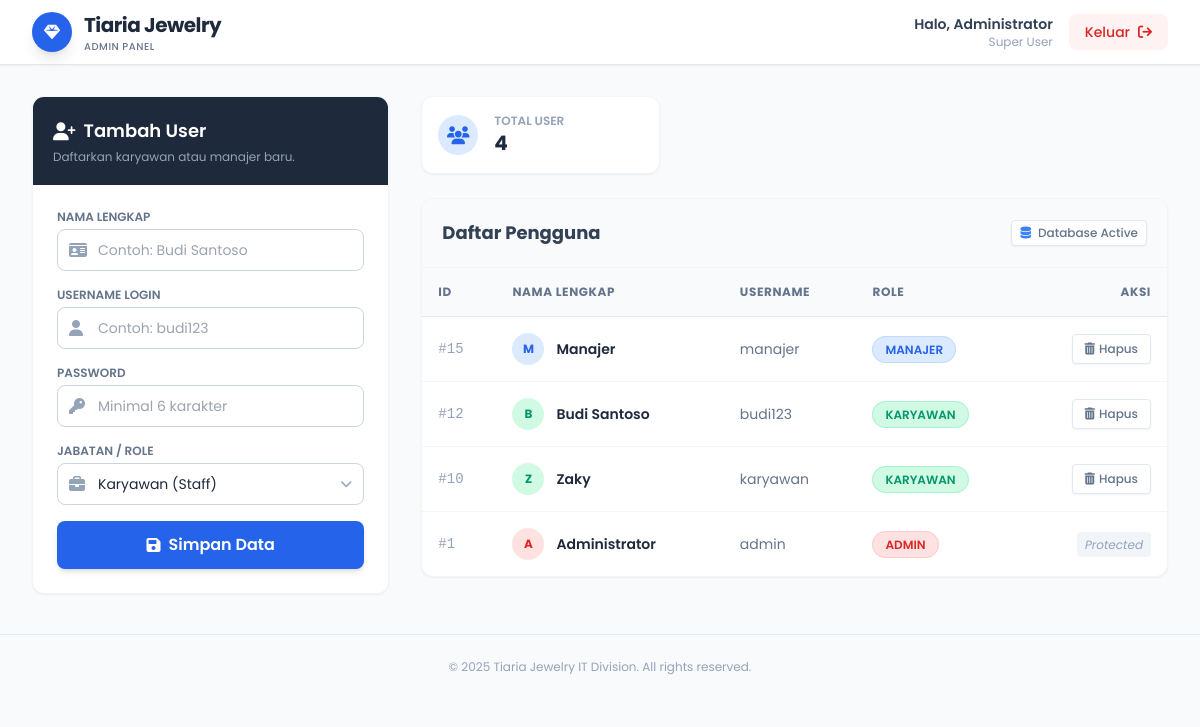
Page /admin (signed in) on the earlier database version.
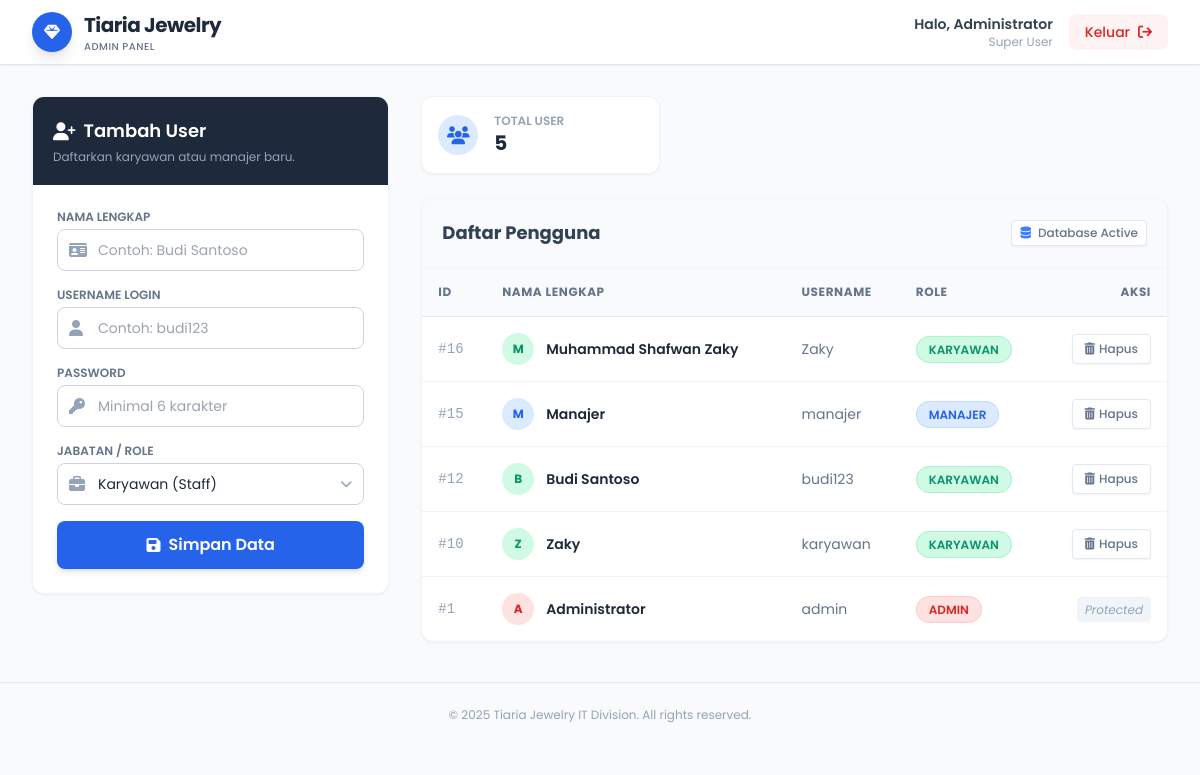
Same page on the later database version.
### tables this page shows
CREATE TABLE users (
                id INTEGER PRIMARY KEY AUTOINCREMENT,
                username TEXT UNIQUE NOT NULL,
                password TEXT NOT NULL,
                name TEXT NOT NULL,
                role TEXT NOT NULL DEFAULT 'karyawan', 
                created_at TIMESTAMP DEFAULT CURRENT_TIMESTAMP
            );

### app.py (the view)
@app.route('/admin')
@login_required
def admin_dashboard():
    if current_user.role != 'admin': return "⛔ AKSES DITOLAK"
    conn = create_connection()
    cursor = conn.cursor()
    cursor.execute("SELECT * FROM users ORDER BY id DESC")
    all_users = cursor.fetchall()
    conn.close()
    return render_template('admin_dashboard.html', users=all_users)

### app.py (called while the page is built)
@login_manager.user_loader
def load_user(user_id):
    return User.get_by_id(user_id)

@app.before_request
def make_session_permanent():
    session.permanent = True
    app.permanent_session_lifetime = timedelta(minutes=5) # Logout otomatis setelah 5 menit idle

### models.py (called while the page is built)
    @staticmethod
    def get_by_id(user_id):
        conn = create_connection()
        cursor = conn.cursor()
        cursor.execute("SELECT * FROM users WHERE id = ?", (user_id,))
        user_data = cursor.fetchone()
        conn.close()
        if user_data:
            return User(id=user_data[0], username=user_data[1], name=user_data[3], role=user_data[4])
        return None

### utils/db_manager.py (called while the page is built)
def create_connection():
    if not os.path.exists(DB_FOLDER):
        os.makedirs(DB_FOLDER)
    conn = sqlite3.connect(DB_PATH)
    return conn

### templates/admin_dashboard.html (shortened to what this page needs)
<!DOCTYPE html>
<html lang="id">
<head>
    <script src="https://cdn.tailwindcss.com"></script>
    <link rel="stylesheet" href="https://cdnjs.cloudflare.com/ajax/libs/font-awesome/6.4.0/css/all.min.css">
</head>
<body class="bg-slate-50 text-slate-800">
    <nav class="bg-white shadow-sm border-b border-slate-200 fixed w-full top-0 z-50">
        <div class="max-w-7xl mx-auto px-4 sm:px-6 lg:px-8">
            <div class="flex justify-between h-16">
                <div class="flex items-center gap-3">
                    <div class="w-10 h-10 rounded-full bg-blue-600 flex items-center justify-center text-white shadow-lg">
                        <i class="fa-solid fa-gem"></i>
                    </div>
                    <div>
                        <h1 class="font-bold text-xl text-slate-800 tracking-tight">Tiaria Jewelry</h1>
                        <p class="text-[10px] text-slate-500 font-medium uppercase tracking-wider">Admin Panel</p>
                    </div>
                </div>
                <div class="flex items-center gap-4">
                    <div class="text-right hidden sm:block">
                        <p class="text-sm font-semibold text-slate-700">Halo, Administrator</p>
                        <p class="text-xs text-slate-400">Super User</p>
                    </div>
                    <a href="/logout" class="bg-red-50 text-red-600 hover:bg-red-600 hover:text-white px-4 py-2 rounded-lg text-sm font-medium transition-all duration-300 flex items-center gap-2 group">
                        <span>Keluar</span>
                        <i class="fa-solid fa-arrow-right-from-bracket group-hover:translate-x-1 transition-transform"></i>
                    </a>
                </div>
            </div>
        </div>
    </nav>
    <main class="max-w-7xl mx-auto px-4 sm:px-6 lg:px-8 mt-24 mb-10">
        <div class="grid grid-cols-1 lg:grid-cols-3 gap-8">
            <div class="lg:col-span-1">
                <div class="bg-white rounded-xl shadow-sm border border-slate-100 overflow-hidden sticky top-24">
                    <div class="bg-slate-800 p-5 text-white">
                        <h2 class="font-semibold text-lg flex items-center gap-2">
                            <i class="fa-solid fa-user-plus"></i> Tambah User
                        </h2>
                        <p class="text-slate-400 text-xs mt-1">Daftarkan karyawan atau manajer baru.</p>
                    </div>
                    <div class="p-6">
                        <form action="/add_user" method="POST" class="space-y-4">
                            <div>
                                <label class="block text-xs font-semibold text-slate-500 uppercase mb-1">Nama Lengkap</label>
                                <div class="relative">
                                    <span class="absolute inset-y-0 left-0 pl-3 flex items-center text-slate-400"><i class="fa-solid fa-id-card"></i></span>
                                    <input type="text" name="name" placeholder="Contoh: Budi Santoso" required
                                        class="w-full pl-10 pr-4 py-2.5 rounded-lg border border-slate-300 focus:border-blue-500 focus:ring-2 focus:ring-blue-100 outline-none text-sm transition-all">
                                </div>
                            </div>
                            <div>
                                <label class="block text-xs font-semibold text-slate-500 uppercase mb-1">Username Login</label>
                                <div class="relative">
                                    <span class="absolute inset-y-0 left-0 pl-3 flex items-center text-slate-400"><i class="fa-solid fa-user"></i></span>
                                    <input type="text" name="username" placeholder="Contoh: budi123" required
                                        class="w-full pl-10 pr-4 py-2.5 rounded-lg border border-slate-300 focus:border-blue-500 focus:ring-2 focus:ring-blue-100 outline-none text-sm transition-all">
                                </div>
                            </div>
                            <div>
                                <label class="block text-xs font-semibold text-slate-500 uppercase mb-1">Password</label>
                                <div class="relative">
                                    <span class="absolute inset-y-0 left-0 pl-3 flex items-center text-slate-400"><i class="fa-solid fa-key"></i></span>
                                    <input type="password" name="password" placeholder="Minimal 6 karakter" required
                                        class="w-full pl-10 pr-4 py-2.5 rounded-lg border border-slate-300 focus:border-blue-500 focus:ring-2 focus:ring-blue-100 outline-none text-sm transition-all">
                                </div>
                            </div>
                            <div>
                                <label class="block text-xs font-semibold text-slate-500 uppercase mb-1">Jabatan / Role</label>
                                <div class="relative">
                                    <span class="absolute inset-y-0 left-0 pl-3 flex items-center text-slate-400"><i class="fa-solid fa-briefcase"></i></span>
                                    <select name="role" class="w-full pl-10 pr-4 py-2.5 rounded-lg border border-slate-300 focus:border-blue-500 focus:ring-2 focus:ring-blue-100 outline-none text-sm transition-all bg-white appearance-none">
                                        <option value="karyawan">Karyawan (Staff)</option>
                                    </select>
                                    <span class="absolute inset-y-0 right-0 pr-3 flex items-center pointer-events-none text-slate-400"></span>
                                </div>
                            </div>
                            <button type="submit" class="w-full bg-blue-600 hover:bg-blue-700 text-white font-semibold py-3 rounded-lg shadow-md hover:shadow-lg transition-all duration-300 flex items-center justify-center gap-2 mt-4">
                                <i class="fa-solid fa-floppy-disk"></i> Simpan Data
                            </button>
                        </form>
                    </div>
                </div>
            </div>
            <div class="lg:col-span-2">
                <div class="grid grid-cols-2 md:grid-cols-3 gap-4 mb-6">
                    <div class="bg-white p-4 rounded-xl shadow-sm border border-slate-100 flex items-center gap-4">
                        <div class="w-10 h-10 rounded-full bg-blue-100 text-blue-600 flex items-center justify-center text-lg"><i class="fa-solid fa-users"></i></div>
                        <div>
                            <p class="text-xs text-slate-400 font-semibold uppercase">Total User</p>
                            <h3 class="text-xl font-bold text-slate-800">{{ users|length }}</h3>
                        </div>
                    </div>
                    </div>
                <div class="bg-white rounded-xl shadow-sm border border-slate-100 overflow-hidden">
                    <div class="p-5 border-b border-slate-100 flex justify-between items-center bg-slate-50">
                        <h3 class="font-bold text-slate-700 text-lg">Daftar Pengguna</h3>
                        <span class="text-xs font-medium px-2 py-1 bg-white border rounded text-slate-500 shadow-sm">
                            <i class="fa-solid fa-database text-blue-500 mr-1"></i> Database Active
                        </span>
                    </div>
                    <div class="overflow-x-auto">
                        <table class="w-full text-left border-collapse">
                            <thead>
                                <tr class="bg-slate-50 text-slate-500 uppercase text-xs font-bold tracking-wider">
                                    <th class="p-4 border-b border-slate-200">ID</th>
                                    <th class="p-4 border-b border-slate-200">Nama Lengkap</th>
                                    <th class="p-4 border-b border-slate-200">Username</th>
                                    <th class="p-4 border-b border-slate-200">Role</th>
                                    <th class="p-4 border-b border-slate-200 text-right">Aksi</th>
                                </tr>
                            </thead>
                            <tbody class="text-sm text-slate-700 divide-y divide-slate-100">
                                {% for user in users %}
                                <tr class="hover:bg-blue-50/30 transition-colors duration-200">
                                    <td class="p-4 font-mono text-slate-400">#{{ user[0] }}</td>
                                    <td class="p-4 font-semibold text-slate-800">
                                        <div class="flex items-center gap-3">
                                            <div class="w-8 h-8 rounded-full flex items-center justify-center text-xs font-bold
                                                {% if user[4] == 'admin' %} bg-red-100 text-red-600
                                                {% elif user[4] == 'manajer' %} bg-blue-100 text-blue-600
                                                {% else %} bg-emerald-100 text-emerald-600 {% endif %}">
                                                {{ user[3][:1] }} </div>
                                            {{ user[3] }}
                                        </div>
                                    </td>
                                    <td class="p-4 text-slate-500">{{ user[1] }}</td>
                                    <td class="p-4">
                                        <span class="px-3 py-1 rounded-full text-xs font-semibold
                                            {% if user[4] == 'admin' %} bg-red-100 text-red-600 border border-red-200
                                            {% elif user[4] == 'manajer' %} bg-blue-100 text-blue-600 border border-blue-200
                                            {% else %} bg-emerald-100 text-emerald-600 border border-emerald-200 {% endif %}">
                                            {{ user[4]|upper }}
                                        </span>
                                    </td>
                                    <td class="p-4 text-right">
                                        {% if user[1] != 'admin' %}
                                            <a href="/delete_user/{{ user[0] }}"
                                               onclick="return confirm('Yakin ingin menghapus user {{ user[3] }}? Data tidak bisa dikembalikan.')"
                                               class="inline-flex items-center gap-1 px-3 py-1.5 bg-white border border-slate-200 hover:bg-red-50 hover:text-red-600 hover:border-red-200 text-slate-500 rounded text-xs font-medium transition-all shadow-sm group">
                                                <i class="fa-solid fa-trash-can group-hover:scale-110 transition-transform"></i> Hapus
                                            </a>
                                        {% else %}
                                            <span class="text-xs text-slate-400 italic bg-slate-100 px-2 py-1 rounded">Protected</span>
                                        {% endif %}
                                    </td>
                                </tr>
                                {% endfor %}
                            </tbody>
                        </table>
                    </div>
                </div>
            </div>
        </div>
    </main>
    <footer class="text-center py-6 text-slate-400 text-xs border-t border-slate-200 mt-auto">
        &copy; 2025 Tiaria Jewelry IT Division. All rights reserved.
    </footer>
</body>
</html>

### templates/admin_dashboard.html (style rules this page uses)
body { font-family: 'Poppins', sans-serif; }

Differences in the rows shown:
added users: id "16", name "M", name "Muhammad Shafwan Zaky", username "Zaky", role "KARYAWAN"
Other differences:
{{ users|length }}: "4" → "5"
